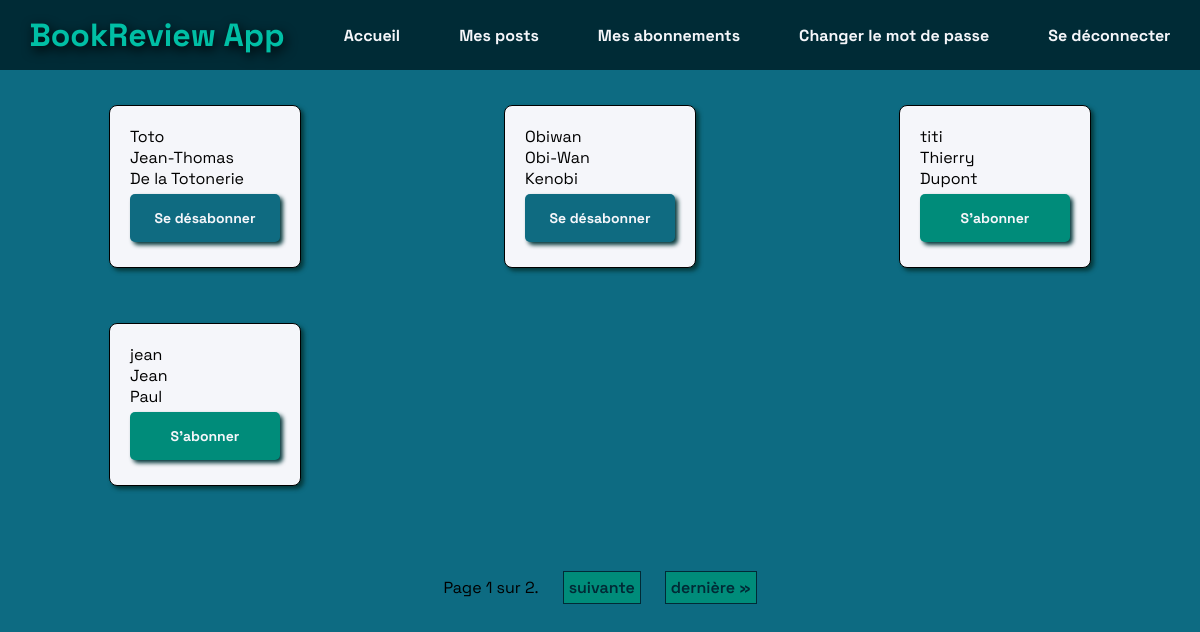
The page /users/list (signed in) on the database its author committed.
### core/models.py (models this page shows, shortened)
class User(AbstractUser):
    pass
    @property
    def followed_people(self):
        list_followed_people = []
        for followed_people in self.following.all():
            list_followed_people.append(followed_people.followed_user)
        return list_followed_people

### review/views.py (the view)
# urls.py: path('users/list', login_required(review.views.UsersList.as_view()), name='users-list'),
class UsersList(View):
    def get(self, request):
        user = request.user
        users_to_follow = User.objects.all().exclude(id=request.user.id)
        list_followed_people = user.followed_people
        paginator = Paginator(users_to_follow, 4)
        page_number = request.GET.get('page')
        page_obj = paginator.get_page(page_number)
        context = {
            "users_to_follow": users_to_follow,
            "followed_people": list_followed_people,
            "page_obj": page_obj
        }
        return render(request, 'review/users_list.html', context)

### review/templates/review/users_list.html (shortened to what this page needs)
{% extends 'base.html' %}
{% load static %}
{% block statics %}
    <link rel="stylesheet" type="text/css" href="{% static 'review/styles.css' %}?{% now "U" %}">
{% endblock %}
{% block content %}
    <div class="bloc-card-user">
        {% for user in page_obj %}
            <div class="card-user">
                <p>{{ user.username }}</p>
                <p>{{ user.first_name }}</p>
                <p>{{ user.last_name }}</p>
                {% if user in followed_people %}
                    <form method="POST" action="{% url 'remove-follower' user.pk %}">
                        <button class="btn-followed" type="submit">Se désabonner</button>
                    </form>
                {% else %}
                    <form method="POST" action="{% url 'add-follower' user.pk %}">
                        <button class="btn-to-follow" type="submit">S'abonner</button>
                    </form>
                {% endif %}
            </div>
        {% empty %}
            <p>Oups... Il n'y pas d'autres utilisateurs !</p>
        {% endfor %}
    </div>
    {% if page_obj %}
        <div class="paginator-container">
            <span class="bloc-nb-page">
                Page {{ page_obj.number }} sur {{ page_obj.paginator.num_pages }}.
            </span>
            {% if page_obj.has_next %}
                <a class="link-page" href="?page={{ page_obj.next_page_number }}">suivante</a>
                <a class="link-page" href="?page={{ page_obj.paginator.num_pages }}">dernière »</a>
            {% endif %}
        </div>
    {% endif %}
{% endblock %}

### static/base/styles.css (style rules this page uses)
* { margin: 0; padding: 0; box-sizing: border-box; -webkit-font-smoothing: antialiased; font-family: 'Space Grotesk', sans-serif; }

### review/static/review/styles.css (style rules this page uses)
body { background-color: #0D6B82; }
.btn-ticket, .btn-to-follow, .btn-followed, .btn-validate { width: 150px; padding: 15px; background: rgba(0, 140, 122, 1); border-radius: 5px; margin: 5px 0; box-shadow: 3px 3px 4px 0 #05393b; border: none; cursor: pointer; transition: filter 0.5s; color: #f5f6fa; font-weight: 900; font-size: 18px; }
.paginator-container { display: flex; flex-direction: row; justify-content: center; align-items: center; }
.link-page { margin: 0 1%; color: #012A36; text-decoration: none; font-weight: 600; border: 1px solid; padding: 5px; background-color: rgba(0, 140, 122, 1); }
.bloc-nb-page { margin: 0 1%; }
.bloc-card-user { display: grid; grid-template-columns: repeat(auto-fill, minmax(300px, 1fr)); padding: 15px; gap: 15px; justify-items: center; margin-bottom: 50px; }
.card-user { padding: 20px; border: 1px solid; background: #f5f6fa; border-radius: 8px; box-shadow: 3px 3px 4px 0 #05393b; margin: 20px 0; }
.btn-to-follow, .btn-followed { font-size: 14px; }
.btn-followed { background-color: #0F6B81; }

### rows shown on the page
User: username "Toto", first_name "Jean-Thomas", last_name "De la Totonerie", shows "Se désabonner"
User: username "Obiwan", first_name "Obi-Wan", last_name "Kenobi", shows "Se désabonner"
User: username "titi", first_name "Thierry", last_name "Dupont", shows "S'abonner"
User: username "jean", first_name "Jean", last_name "Paul", shows "S'abonner"

### other values the page prints
{{ page_obj.number }} "1"
{{ page_obj.paginator.num_pages }} "2"
